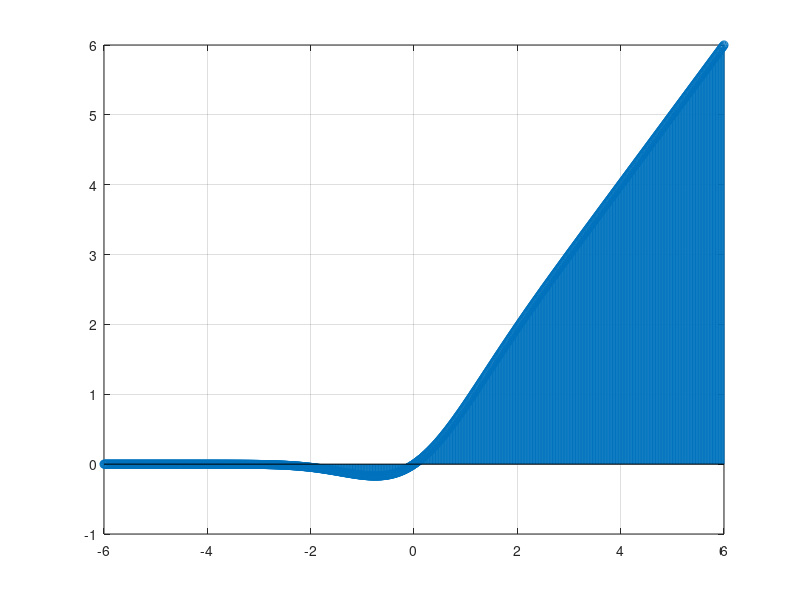

MATLAB code for this plot: (Note: this script raises an error after producing the figure.)
% This code is for the graph and sampling of GELU activation function;
x = -10:0.001:10;
y = 0.5 * x .* (1 + erf(x / sqrt(2)));

% sampling;
samples = 1024;
t = -6:(12/(samples-1)):6;
y_sampled = 0.5 * t .* (1 + erf(t / sqrt(2)));

stem(t,y_sampled);
grid on;


% Pasting samples to csv file;
file_name = "GElU.csv";
writematrix(y_sampled, file_name); 
